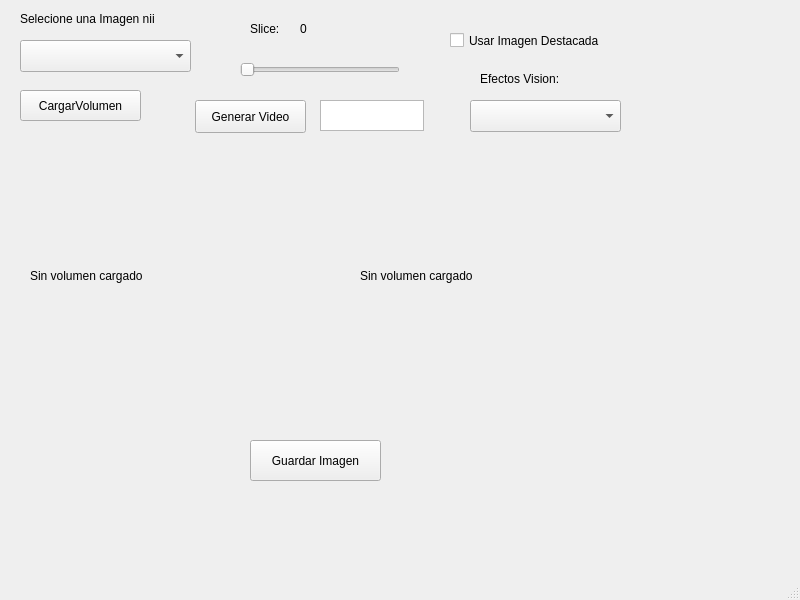
<?xml version="1.0" encoding="UTF-8"?>
<ui version="4.0">
 <class>MainWindow</class>
 <widget class="QMainWindow" name="MainWindow">
  <property name="geometry">
   <rect>
    <x>0</x>
    <y>0</y>
    <width>800</width>
    <height>600</height>
   </rect>
  </property>
  <property name="windowTitle">
   <string>MainWindow</string>
  </property>
  <property name="layoutDirection">
   <enum>Qt::LeftToRight</enum>
  </property>
  <widget class="QWidget" name="centralwidget">
   <widget class="QPushButton" name="btLoadImage">
    <property name="geometry">
     <rect>
      <x>20</x>
      <y>90</y>
      <width>121</width>
      <height>31</height>
     </rect>
    </property>
    <property name="text">
     <string>CargarVolumen</string>
    </property>
   </widget>
   <widget class="QLabel" name="lbSliceNum">
    <property name="geometry">
     <rect>
      <x>300</x>
      <y>20</y>
      <width>21</width>
      <height>17</height>
     </rect>
    </property>
    <property name="text">
     <string>0</string>
    </property>
   </widget>
   <widget class="QLabel" name="label">
    <property name="geometry">
     <rect>
      <x>250</x>
      <y>20</y>
      <width>41</width>
      <height>17</height>
     </rect>
    </property>
    <property name="text">
     <string>Slice:</string>
    </property>
   </widget>
   <widget class="QSlider" name="slSliceNumber">
    <property name="geometry">
     <rect>
      <x>240</x>
      <y>60</y>
      <width>160</width>
      <height>20</height>
     </rect>
    </property>
    <property name="orientation">
     <enum>Qt::Horizontal</enum>
    </property>
   </widget>
   <widget class="QComboBox" name="cbAplyEffect">
    <property name="geometry">
     <rect>
      <x>470</x>
      <y>100</y>
      <width>151</width>
      <height>32</height>
     </rect>
    </property>
   </widget>
   <widget class="QCheckBox" name="chUseImageProcessed">
    <property name="geometry">
     <rect>
      <x>450</x>
      <y>30</y>
      <width>181</width>
      <height>21</height>
     </rect>
    </property>
    <property name="text">
     <string>Usar Imagen Destacada</string>
    </property>
   </widget>
   <widget class="QLabel" name="label_2">
    <property name="geometry">
     <rect>
      <x>480</x>
      <y>70</y>
      <width>131</width>
      <height>17</height>
     </rect>
    </property>
    <property name="text">
     <string>Efectos Vision:</string>
    </property>
   </widget>
   <widget class="QComboBox" name="cbImageBrats">
    <property name="geometry">
     <rect>
      <x>20</x>
      <y>40</y>
      <width>171</width>
      <height>32</height>
     </rect>
    </property>
   </widget>
   <widget class="QTextEdit" name="txtVideoImages">
    <property name="geometry">
     <rect>
      <x>320</x>
      <y>100</y>
      <width>104</width>
      <height>31</height>
     </rect>
    </property>
   </widget>
   <widget class="QPushButton" name="btGenerateVideo">
    <property name="geometry">
     <rect>
      <x>195</x>
      <y>100</y>
      <width>111</width>
      <height>33</height>
     </rect>
    </property>
    <property name="text">
     <string>Generar Video</string>
    </property>
   </widget>
   <widget class="QPushButton" name="btSaveImage">
    <property name="geometry">
     <rect>
      <x>250</x>
      <y>440</y>
      <width>131</width>
      <height>41</height>
     </rect>
    </property>
    <property name="text">
     <string>Guardar Imagen</string>
    </property>
   </widget>
   <widget class="QLabel" name="lbSliceImageProcessed">
    <property name="geometry">
     <rect>
      <x>360</x>
      <y>170</y>
      <width>251</width>
      <height>211</height>
     </rect>
    </property>
    <property name="text">
     <string>Sin volumen cargado</string>
    </property>
   </widget>
   <widget class="QLabel" name="lbSliceImage">
    <property name="geometry">
     <rect>
      <x>30</x>
      <y>180</y>
      <width>281</width>
      <height>191</height>
     </rect>
    </property>
    <property name="text">
     <string>Sin volumen cargado</string>
    </property>
   </widget>
   <widget class="QLabel" name="label_3">
    <property name="geometry">
     <rect>
      <x>20</x>
      <y>10</y>
      <width>181</width>
      <height>17</height>
     </rect>
    </property>
    <property name="text">
     <string>Selecione una Imagen nii</string>
    </property>
   </widget>
  </widget>
  <widget class="QMenuBar" name="menubar">
   <property name="geometry">
    <rect>
     <x>0</x>
     <y>0</y>
     <width>800</width>
     <height>29</height>
    </rect>
   </property>
  </widget>
  <widget class="QStatusBar" name="statusbar"/>
 </widget>
 <resources/>
 <connections/>
</ui>
